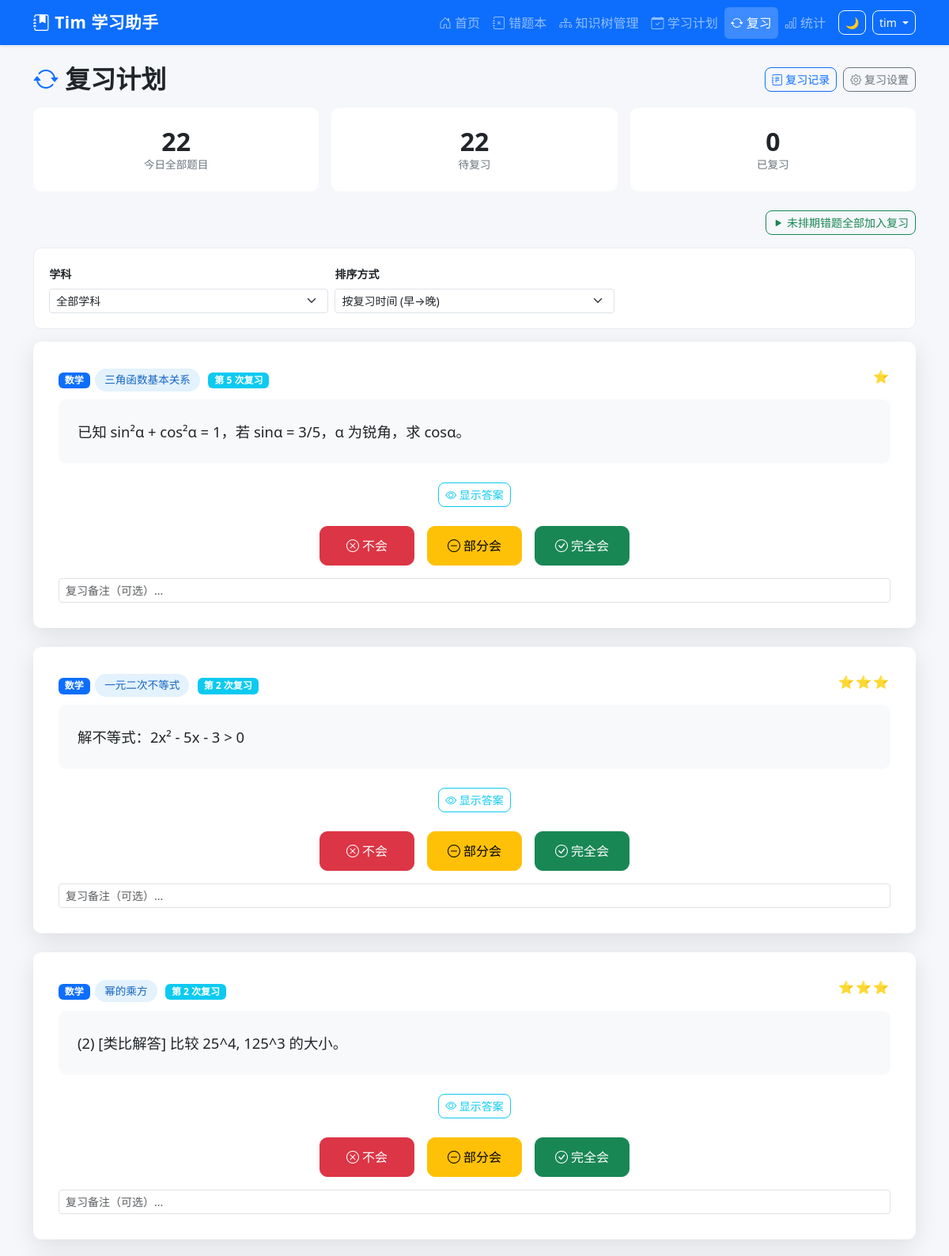
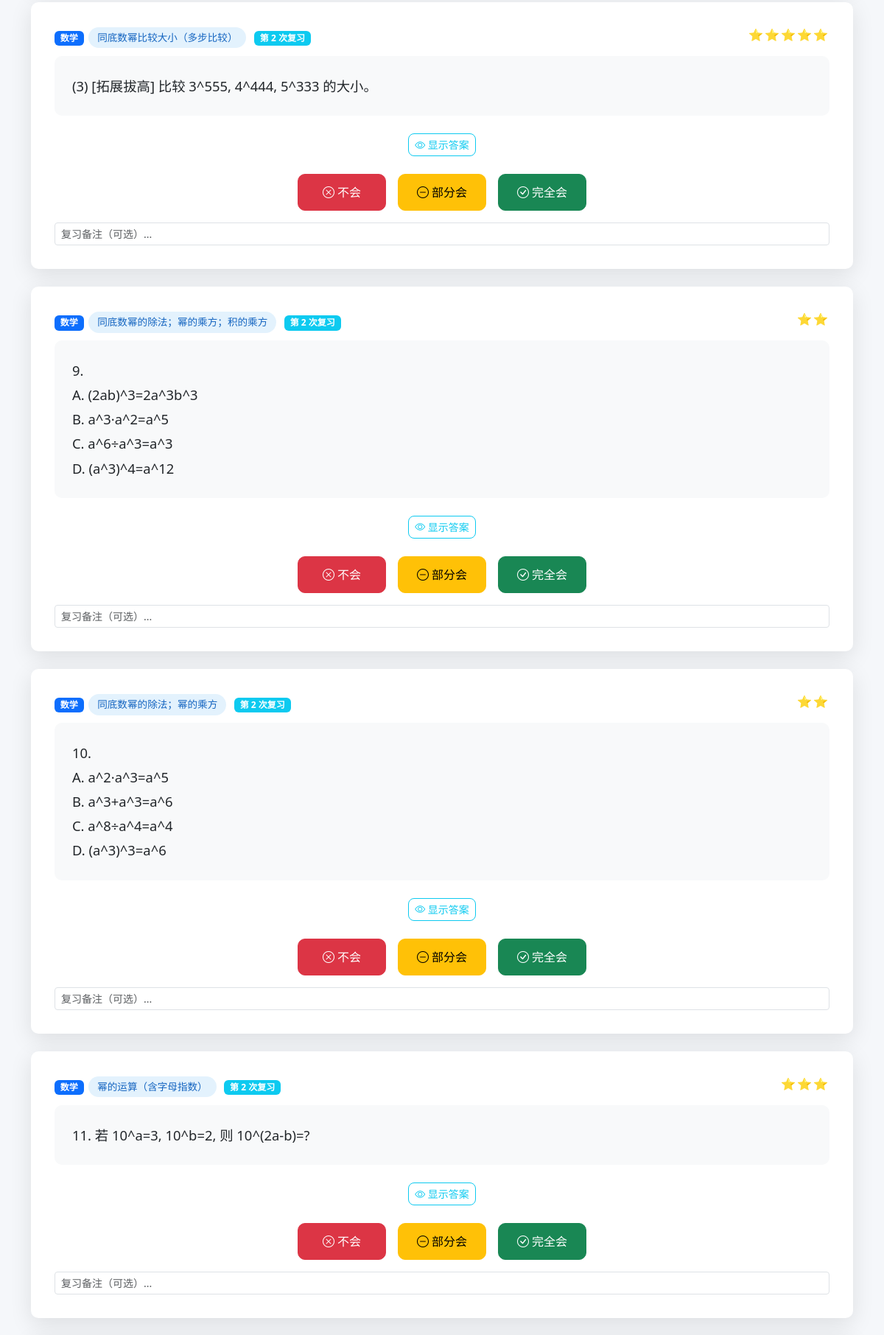
Screenshot of /review (signed in, upper part) with the database file from the repository (2 pictures, top to bottom).
### tables this page shows
CREATE TABLE mistake_records (
            id INTEGER PRIMARY KEY AUTOINCREMENT,
            uuid TEXT NOT NULL,
            sys_platform TEXT NOT NULL DEFAULT 'web',
            bstudio_create_time TIMESTAMP DEFAULT CURRENT_TIMESTAMP,
            xueke TEXT NOT NULL,
            timu TEXT NOT NULL,
            xueshengdaan TEXT DEFAULT '',
            zhengquedaan TEXT DEFAULT '',
            cuowufenxi TEXT DEFAULT '',
            zhishidian TEXT DEFAULT '',
            difficulty INTEGER DEFAULT 1,
            review_count INTEGER DEFAULT 0,
            last_review_at TIMESTAMP,
            next_review_at TIMESTAMP,
            review_stage INTEGER DEFAULT 0,
            review_algorithm TEXT DEFAULT 'sm2',
            status TEXT DEFAULT 'active',
            updated_at TIMESTAMP DEFAULT CURRENT_TIMESTAMP
        , voice_data TEXT DEFAULT '');

### app.py (the view)
@app.route('/review',)
@login_required
def review_plan():
    user_config = get_user_config(g.user_uuid)
    today_str = date.today().isoformat()
    xueke_filter = request.args.get('xueke', '')
    sort = request.args.get('sort', 'time')  # 'time' 或 'priority'
    where_clauses = ["status = 'active'", 'next_review_at IS NOT NULL',
                     'date(next_review_at) <= ?']
    params = [today_str]
    if xueke_filter:
        where_clauses.append('xueke = ?')
        params.append(xueke_filter)
    where_sql = ' AND '.join(where_clauses)
    order_sql = 'difficulty DESC, review_stage ASC' if sort == 'priority' else 'next_review_at ASC'
    due_reviews = query_db(
        f'''SELECT * FROM mistake_records
           WHERE {where_sql}
           ORDER BY {order_sql}''',
        params
    )
    review_images = {}
    if due_reviews:
        ids = [r['id'] for r in due_reviews]
        placeholders = ','.join(['?'] * len(ids))
        imgs = query_db(
            f'SELECT * FROM mistake_images WHERE mistake_id IN ({placeholders}) ORDER BY id',
            ids
        )
        for img in imgs:
            mid = img['mistake_id']
            if mid not in review_images:
                review_images[mid] = []
            review_images[mid].append(img)
    reviewed_today = query_db(
        'SELECT COUNT(*) as cnt FROM review_logs WHERE review_date = ?',
        (today_str,), one=True
    )['cnt']
    total_due_today = len(due_reviews) + reviewed_today
    resp = make_response(render_template('review_plan.html',
        due_reviews=due_reviews,
        reviewed_today=reviewed_today,
        total_due_today=total_due_today,
        user_config=user_config,
        review_algorithm=user_config['review_algorithm'],
        xueke_filter=xueke_filter,
        sort=sort,
        subjects=Config.get_subjects(),
        review_images=review_images,
    ))
    return set_uuid_cookie(resp, g.user_uuid)

### app.py (called while the page is built, shortened)
@app.after_request
def add_security_headers(resp):
    resp.headers['X-Frame-Options'] = 'DENY'
    resp.headers['X-Content-Type-Options'] = 'nosniff'
    resp.headers['Referrer-Policy'] = 'strict-origin-when-cross-origin'
    return resp

@app.before_request
def csrf_check():
    if 'csrf_token' not in session:
        session['csrf_token'] = str(uuid_mod.uuid4())
    if request.method in ('GET', 'HEAD', 'OPTIONS'):
        return

def login_required(f):
    @wraps(f)
    def decorated(*a, **kw):
        if 'user_id' not in session:
            return redirect(url_for('login', next=request.path))
        return f(*a, **kw)
    return decorated

@app.before_request
def before_request():
    g.user_uuid = get_or_create_uuid()
    g.username = session.get('username', '')

### config.py (called while the page is built)
    @staticmethod
    def get_subjects():
        try:
            from database import query_db
            rows = query_db("SELECT name FROM base_data WHERE category='subject' ORDER BY sort_order")
            if rows:
                return [r['name'] for r in rows]
        except Exception:
            pass
        return Config.SUBJECTS

### database.py (called while the page is built)
def get_db():
    conn = sqlite3.connect(Config.DATABASE_PATH, timeout=30)
    conn.row_factory = sqlite3.Row
    conn.execute("PRAGMA busy_timeout = 30000")
    conn.execute("PRAGMA foreign_keys = ON")
    conn.execute("PRAGMA journal_mode = WAL")
    return conn

def query_db(query, args=(), one=False, exclude_deleted=True):
    conn = get_db()
    cur = conn.execute(query, args)
    rv = cur.fetchall()
    conn.close()
    return (rv[0] if rv else None) if one else rv

### utils.py (called while the page is built, shortened)
def get_or_create_uuid():
    user_uuid = request.cookies.get(Config.COOKIE_NAME)
    from database import query_db
    if not user_uuid:
        try:
            row = query_db(
                'SELECT uuid, COUNT(*) AS cnt FROM mistake_records '
                'GROUP BY uuid ORDER BY cnt DESC LIMIT 1', one=True)
            if row and row['cnt'] > 0:
                user_uuid = str(row['uuid'])
        except Exception:
            pass
        if not user_uuid:
            user_uuid = str(uuid_mod.uuid4())
    return user_uuid

def set_uuid_cookie(response, user_uuid):
    response.set_cookie(
        Config.COOKIE_NAME,
        user_uuid,
        max_age=Config.COOKIE_MAX_AGE,
        httponly=True,
        samesite='Lax'
    )
    return response

### templates/review_plan.html (shortened to what this page needs)
{% extends "base.html" %}
{% block content %}
<div class="d-flex justify-content-between align-items-center mb-3">
    <h2 class="fw-bold mb-0"><i class="bi bi-arrow-repeat text-primary"></i> 复习计划</h2>
    <div class="d-flex gap-2">
        <a href="{{ url_for('review_history') }}" class="btn btn-outline-primary btn-sm">
            <i class="bi bi-journal-text"></i> 复习记录
        </a>
        <button class="btn btn-outline-secondary btn-sm" data-bs-toggle="modal" data-bs-target="#configModal">
            <i class="bi bi-gear"></i> 复习设置
        </button>
    </div>
</div>
<div class="row g-3 mb-4">
    <div class="col-md-4">
        <div class="card stat-card primary">
            <div class="card-body text-center">
                <div class="stat-value" id="total-count">{{ total_due_today }}</div>
                <div class="stat-label">今日全部题目</div>
            </div>
        </div>
    </div>
    <div class="col-md-4">
        <div class="card stat-card warning">
            <div class="card-body text-center">
                <div class="stat-value" id="remaining-count">{{ due_reviews|length }}</div>
                <div class="stat-label">待复习</div>
            </div>
        </div>
    </div>
    <div class="col-md-4">
        <div class="card stat-card success">
            <div class="card-body text-center">
                <div class="stat-value" id="reviewed-count">{{ reviewed_today }}</div>
                <div class="stat-label">已复习</div>
            </div>
        </div>
    </div>
</div>
<div class="d-flex justify-content-between align-items-center mb-3">
    <button class="btn btn-outline-success btn-sm" onclick="addAllToReview()">
        <i class="bi bi-play-fill"></i> 未排期错题全部加入复习
    </button>
</div>
<div class="filter-bar mb-3">
    <form method="GET" class="row g-2 align-items-end">
        <div class="col-md-4">
            <label class="form-label small fw-bold">学科</label>
            <select name="xueke" class="form-select form-select-sm" onchange="this.form.submit()">
                <option value="">全部学科</option>
            </select>
        </div>
        <div class="col-md-4">
            <label class="form-label small fw-bold">排序方式</label>
            <select name="sort" class="form-select form-select-sm" onchange="this.form.submit()">
                <option value="time" {% if sort == 'time' %}selected{% endif %}>按复习时间 (早→晚)</option>
            </select>
        </div>
    </form>
</div>
<div id="review-cards-container">
    {% if due_reviews %}
    {% for q in due_reviews %}
    <div class="review-card-item mb-4" id="review-card-{{ q['id'] }}">
        <div class="card review-card">
            <div class="card-body">
                <div class="d-flex justify-content-between mb-2">
                    <div>
                        <span class="badge bg-primary">{{ q['xueke'] }}</span>
                        {% if q['zhishidian'] %}
                        <span class="knowledge-badge">{{ q['zhishidian'] }}</span>
                        {% endif %}
                        <span class="badge bg-info ms-1">第 {{ q['review_count'] + 1 }} 次复习</span>
                    </div>
                    <span class="difficulty-stars">{{ '⭐' * q['difficulty'] }}</span>
                </div>
                <div class="question-content" style="white-space: pre-wrap;">{{ q['timu'] }}</div>
                {% set images = namespace(list=[]) %}
                <div class="text-center mt-3 mb-3">
                    <button class="btn btn-outline-info btn-sm" onclick="toggleAnswer({{ q['id'] }})" id="toggle-btn-{{ q['id'] }}">
                        <i class="bi bi-eye"></i> 显示答案
                    </button>
                </div>
                <div class="review-actions">
                    <button class="btn btn-danger" onclick="submitReview({{ q['id'] }}, 'incorrect')">
                        <i class="bi bi-x-circle"></i> 不会
                    </button>
                    <button class="btn btn-warning" onclick="submitReview({{ q['id'] }}, 'partial')">
                        <i class="bi bi-dash-circle"></i> 部分会
                    </button>
                    <button class="btn btn-success" onclick="submitReview({{ q['id'] }}, 'correct')">
                        <i class="bi bi-check-circle"></i> 完全会
                    </button>
                </div>
                <div class="mt-3">
                    <input type="text" id="review-notes-{{ q['id'] }}" class="form-control form-control-sm"
                           placeholder="复习备注（可选）...">
                </div>
            </div>
        </div>
    </div>
    {% endfor %}
    {% endif %}
</div>
{% endblock %}

### static/css/style.css (style rules this page uses)
:root { --primary: #0d6efd; --success: #198754; --warning: #ffc107; --danger: #dc3545; --info: #0dcaf0; --dark: #212529; --light: #f8f9fa; }
body { min-height: 100vh; display: flex; flex-direction: column; background-color: #f5f7fa; }
.stat-card { border-radius: 12px; border: none; transition: transform 0.2s, box-shadow 0.2s; overflow: hidden; }
.stat-card .card-body { padding: 1.5rem; }
.stat-card .stat-value { font-size: 2rem; font-weight: 700; line-height: 1.2; }
.stat-card .stat-label { color: #6c757d; font-size: 0.85rem; }
.review-card { border-radius: 16px; border: none; box-shadow: 0 8px 30px rgba(0, 0, 0, 0.1); }
.review-card .card-body { padding: 2rem; }
.review-card .question-content { font-size: 1.15rem; line-height: 1.8; padding: 1.5rem; background: #f8f9fa; border-radius: 10px; margin-bottom: 1.5rem; }
.review-actions { display: flex; gap: 1rem; justify-content: center; margin-top: 1.5rem; }
.review-actions .btn { min-width: 120px; padding: 0.75rem 1.5rem; font-size: 1rem; border-radius: 10px; }
.knowledge-badge { display: inline-block; padding: 0.25rem 0.75rem; border-radius: 20px; font-size: 0.85rem; font-weight: 500; background-color: #e3f2fd; color: #1565c0; margin: 0.15rem; }
.difficulty-stars { color: #ffc107; font-size: 1rem; letter-spacing: 2px; }
.filter-bar { background: white; padding: 1.2rem; border-radius: 10px; margin-bottom: 1.5rem; border: 1px solid #e9ecef; }
.btn { border-radius: 8px; font-weight: 500; transition: all 0.2s; }
.card { border-radius: 10px; }

### rows the page displays
mistake_records: xueke "数学", zhishidian "三角函数基本关系", q['review_count']+1 "5", difficulty "⭐", timu "已知 sin²α + cos²α = 1，若 sinα = 3/5，α 为锐角，求 cosα。"
mistake_records: xueke "数学", zhishidian "一元二次不等式", q['review_count']+1 "2", difficulty "⭐⭐⭐", timu "解不等式：2x² - 5x - 3 > 0"
mistake_records: xueke "数学", zhishidian "幂的乘方", q['review_count']+1 "2", difficulty "⭐⭐⭐", timu "(2) [类比解答] 比较 25^4, 125^3 的大小。"
mistake_records: xueke "数学", zhishidian "同底数幂比较大小（多步比较）", q['review_count']+1 "2", difficulty "⭐⭐⭐⭐⭐", timu "(3) [拓展拔高] 比较 3^555, 4^444, 5^333 的大小。"
mistake_records: xueke "数学", zhishidian "同底数幂的除法；幂的乘方；积的乘方", q['review_count']+1 "2", difficulty "⭐⭐", timu "9. A. (2ab)^3=2a^3b^3 B. a^3·a^2=a^5 C. a^6÷a^3=a^3 D. (a^3)^4=a^12"
mistake_records: xueke "数学", zhishidian "同底数幂的除法；幂的乘方", q['review_count']+1 "2", difficulty "⭐⭐", timu "10. A. a^2·a^3=a^5 B. a^3+a^3=a^6 C. a^8÷a^4=a^4 D. (a^3)^3=a^6"
mistake_records: xueke "数学", zhishidian "幂的运算（含字母指数）", q['review_count']+1 "2", difficulty "⭐⭐⭐", timu "11. 若 10^a=3, 10^b=2, 则 10^(2a-b)=?"

### other values shown
{{ session.username }} "tim"
{{ total_due_today }} "22"
{{ due_reviews|length }} "22"
{{ reviewed_today }} "0"
